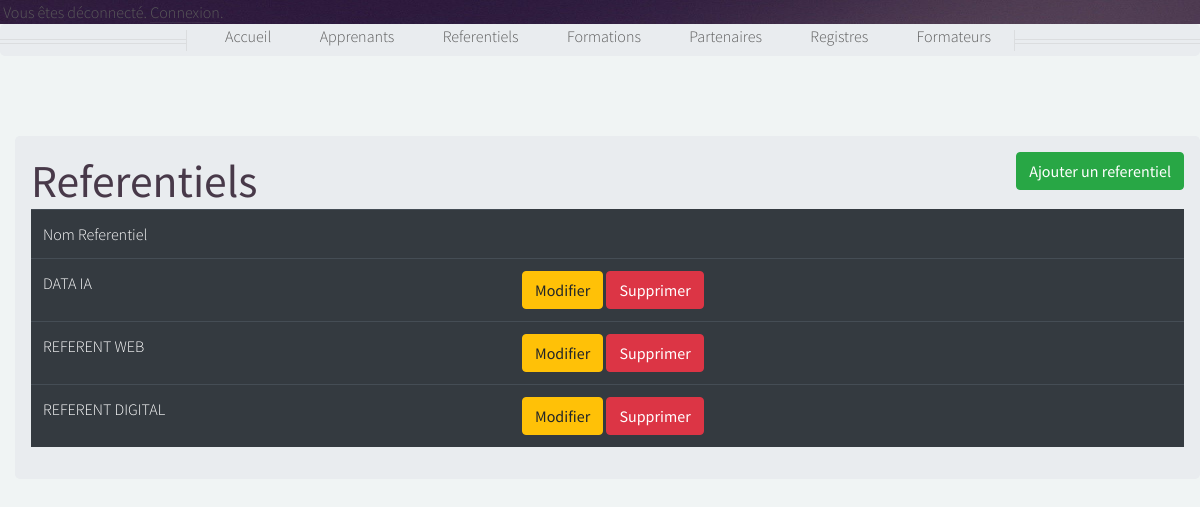
Screenshot of /referentiel with the database file from the repository.
### app.py (models this page shows, shortened)
class Referentiels(db.Model):
    id_referentiel=db.Column(db.Integer,primary_key=True)
    nom_referetiel=db.Column(db.String(50))

### app.py (the view)
@app.route('/referentiel',methods=['GET', 'POST'])
def referentiel():
    all_data=Referentiels.query.all()
    refinfo=[]
    for row in all_data:
        refinfo.append(row.id_referentiel)
    refinfo2=max(refinfo)+1
    print(len(refinfo)+1)
    return render_template("referentiel.html",refe=all_data,refinfo2=refinfo2)

### templates/referentiel.html (shortened to what this page needs)
{% extends 'base.html' %}
{% block body %}
<div class="container"><br><br>
    <div class="row">
        <div class="col md-12">
            <div class="jumbotron p-3">
                <h2>Referentiels <b> </b>  <button type="button"  class="btn btn-success float-right"
                data-toggle="modal" data-target="#mymodal">Ajouter un referentiel</button> </h2>
                <table class="table table-hover table-dark">
                    <tr>
                        <th>Nom Referentiel</th>
                    </tr>
                   {% for row in refe %}
                    <tr>
                        <td>{{row.nom_referetiel}}</td>
                        <td>
                            <a href="/update_ref/{{row.id_referentiel}}" class="btn btn-warning btn-xs" data-toggle="modal" data-target="#modaledit{{row.id_referentiel}}">Modifier</a>
                            <a href="{{url_for('delete_ref',mat=row.id_referentiel)}}" class="btn btn-danger btn-xs" onclick="return confirm('Supprimer ??')">Supprimer</a>
                        </td>
                    </tr>
                    {% endfor %}
                </table>
            </div>
        </div>
    </div>
</div>
{% endblock %}

### static/assets/css/main.css (style rules this page uses)
html, body, div, span, applet, object, iframe, h1, h2, h3, h4, h5, h6, p, blockquote, pre, a, abbr, acronym, address, big, cite, code, del, dfn, em, img, ins, kbd, q, s, samp, small, strike, strong, sub, sup, tt, var, b, u, i, center, dl, dt, dd, ol, ul, li, fieldset, form, label, legend, table, caption, tbody, tfoot, thead, tr, th, td, article, aside, canvas, details, embed, figure, figcaption, footer, header, hgroup, menu, nav, output, ruby, section, summary, time, mark, audio, video { margin: 0; padding: 0; border: 0; font-size: 100%; font: inherit; vertical-align: baseline; }
body { line-height: 1; }
table { border-collapse: collapse; border-spacing: 0; }
body { -webkit-text-size-adjust: none; }
html { box-sizing: border-box; }
*, *:before, *:after { box-sizing: inherit; }
body { background: #f0f4f4; color: #5b5b5b; font-size: 15pt; line-height: 1.85em; font-family: 'Source Sans Pro', sans-serif; font-weight: 300; }
h1, h2, h3, h4, h5, h6 { font-weight: 400; color: #483949; line-height: 1.25em; }
h2 { font-size: 2.85em; }
a { color: inherit; border-bottom: solid 1px rgba(128, 128, 128, 0.15); text-decoration: none; -moz-transition: background-color 0.35s ease-in-out, color 0.35s ease-in-out, border-bottom-color 0.35s ease-in-out; -webkit-transition: background-color 0.35s ease-in-out, color 0.35s ease-in-out, border-bottom-color 0.35s ease-in-out; -ms-transition: background-color 0.35s ease-in-out, color 0.35s ease-in-out, border-bottom-color 0.35s ease-in-out; transition: background-color 0.35s ease-in-out, color 0.35s ease-in-out, border-bottom-color 0.35s ease-in-out; }
p, ul, ol, dl, table { margin-bottom: 1em; }
.container { margin: 0 auto; max-width: 100%; width: 1400px; }
@media screen and (max-width: 1680px) { .container { width: 1200px; } }
@media screen and (max-width: 1280px) { .container { width: 100%; } }
.row { display: flex; flex-wrap: wrap; box-sizing: border-box; align-items: stretch; }
.row > * { box-sizing: border-box; }
.row { margin-top: -40px; margin-left: -40px; }
.row > * { padding: 40px 0 0 40px; }
@media screen and (max-width: 1680px) { .row { display: flex; flex-wrap: wrap; box-sizing: border-box; align-items: stretch; } }
@media screen and (max-width: 1680px) { .row > * { box-sizing: border-box; } }
@media screen and (max-width: 1680px) { .row { margin-top: -40px; margin-left: -40px; } }
@media screen and (max-width: 1680px) { .row > * { padding: 40px 0 0 40px; } }
@media screen and (max-width: 1280px) { .row { display: flex; flex-wrap: wrap; box-sizing: border-box; align-items: stretch; } }
@media screen and (max-width: 1280px) { .row > * { box-sizing: border-box; } }
@media screen and (max-width: 1280px) { .row { margin-top: -36px; margin-left: -36px; } }
@media screen and (max-width: 1280px) { .row > * { padding: 36px 0 0 36px; } }
table { width: 100%; }
input[type="button"], input[type="submit"], input[type="reset"], button, .button { position: relative; display: inline-block; background: #df7366; color: #fff; text-align: center; border-radius: 0.5em; text-decoration: none; padding: 0.65em 3em 0.65em 3em; border: 0; cursor: pointer; outline: 0; font-weight: 300; -moz-transition: background-color 0.35s ease-in-out, color 0.35s ease-in-out, border-bottom-color 0.35s ease-in-out; -webkit-transition: background-color 0.35s ease-in-out, color 0.35s ease-in-out, border-bottom-color 0.35s ease-in-out; -ms-transition: background-color 0.35s ease-in-out, color 0.35s ease-in-out, border-bottom-color 0.35s ease-in-out; transition: background-color 0.35s ease-in-out, color 0.35s ease-in-out, border-bottom-color 0.35s ease-in-out; }
@media screen and (max-width: 1680px) { body, input, textarea, select { font-size: 14pt; line-height: 1.75em; } }
@media screen and (max-width: 1280px) { body, input, textarea, select { font-size: 12pt; line-height: 1.5em; } }

### rows the page displays
Referentiels: nom_referetiel "DATA IA"
Referentiels: nom_referetiel "REFERENT WEB"
Referentiels: nom_referetiel "REFERENT DIGITAL"
